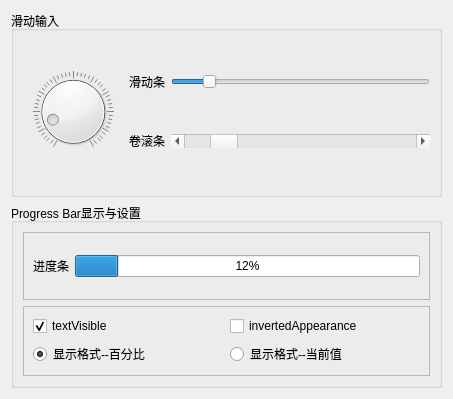
<?xml version="1.0" encoding="UTF-8"?>
<ui version="4.0">
 <class>Widget</class>
 <widget class="QWidget" name="Widget">
  <property name="geometry">
   <rect>
    <x>0</x>
    <y>0</y>
    <width>453</width>
    <height>399</height>
   </rect>
  </property>
  <property name="windowTitle">
   <string>滑动条dome</string>
  </property>
  <layout class="QVBoxLayout" name="verticalLayout_3">
   <item>
    <widget class="QGroupBox" name="groupBox">
     <property name="title">
      <string>滑动输入</string>
     </property>
     <layout class="QGridLayout" name="gridLayout">
      <item row="0" column="0" rowspan="2">
       <widget class="QDial" name="dial">
        <property name="maximum">
         <number>200</number>
        </property>
        <property name="value">
         <number>25</number>
        </property>
        <property name="notchesVisible">
         <bool>true</bool>
        </property>
       </widget>
      </item>
      <item row="0" column="1">
       <widget class="QLabel" name="label">
        <property name="text">
         <string>滑动条</string>
        </property>
       </widget>
      </item>
      <item row="0" column="2">
       <widget class="QSlider" name="Slider">
        <property name="maximum">
         <number>200</number>
        </property>
        <property name="value">
         <number>25</number>
        </property>
        <property name="orientation">
         <enum>Qt::Horizontal</enum>
        </property>
       </widget>
      </item>
      <item row="1" column="1">
       <widget class="QLabel" name="label_2">
        <property name="text">
         <string>卷滚条</string>
        </property>
       </widget>
      </item>
      <item row="1" column="2">
       <widget class="QScrollBar" name="ScrollBar">
        <property name="maximum">
         <number>200</number>
        </property>
        <property name="value">
         <number>25</number>
        </property>
        <property name="orientation">
         <enum>Qt::Horizontal</enum>
        </property>
       </widget>
      </item>
     </layout>
    </widget>
   </item>
   <item>
    <widget class="QGroupBox" name="groupBox_2">
     <property name="title">
      <string>Progress Bar显示与设置</string>
     </property>
     <layout class="QVBoxLayout" name="verticalLayout">
      <item>
       <widget class="QFrame" name="frame">
        <property name="frameShape">
         <enum>QFrame::StyledPanel</enum>
        </property>
        <property name="frameShadow">
         <enum>QFrame::Raised</enum>
        </property>
        <layout class="QVBoxLayout" name="verticalLayout_2">
         <item>
          <layout class="QHBoxLayout" name="horizontalLayout">
           <item>
            <widget class="QLabel" name="label_3">
             <property name="text">
              <string>进度条</string>
             </property>
            </widget>
           </item>
           <item>
            <widget class="QProgressBar" name="progressBar">
             <property name="maximum">
              <number>200</number>
             </property>
             <property name="value">
              <number>25</number>
             </property>
            </widget>
           </item>
          </layout>
         </item>
        </layout>
       </widget>
      </item>
      <item>
       <widget class="QFrame" name="frame_2">
        <property name="frameShape">
         <enum>QFrame::StyledPanel</enum>
        </property>
        <property name="frameShadow">
         <enum>QFrame::Raised</enum>
        </property>
        <layout class="QGridLayout" name="gridLayout_2">
         <item row="0" column="0">
          <widget class="QCheckBox" name="chkBox_Visible">
           <property name="text">
            <string>textVisible</string>
           </property>
           <property name="checked">
            <bool>true</bool>
           </property>
          </widget>
         </item>
         <item row="0" column="1">
          <widget class="QCheckBox" name="chkBox_Inverted">
           <property name="text">
            <string>invertedAppearance</string>
           </property>
          </widget>
         </item>
         <item row="1" column="0">
          <widget class="QRadioButton" name="radio_Percent">
           <property name="text">
            <string>显示格式--百分比</string>
           </property>
           <property name="checked">
            <bool>true</bool>
           </property>
          </widget>
         </item>
         <item row="1" column="1">
          <widget class="QRadioButton" name="radio_Value">
           <property name="text">
            <string>显示格式--当前值</string>
           </property>
          </widget>
         </item>
        </layout>
       </widget>
      </item>
     </layout>
    </widget>
   </item>
  </layout>
 </widget>
 <resources/>
 <connections/>
</ui>
